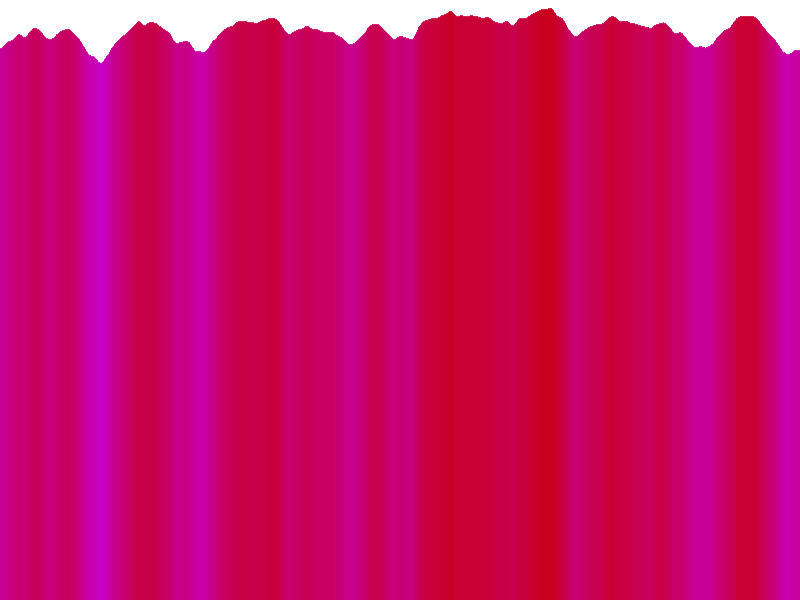
Frame 1 (no input)
Frame 60 (the mouse pressed at the canvas centre just before this capture): identical to frame 1, image omitted
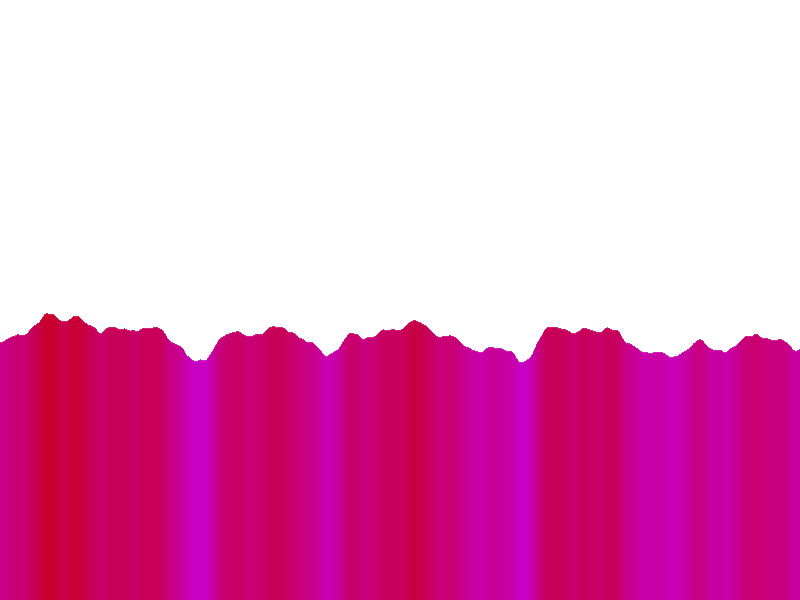
Frame 120 (the mouse held since frame 60 and released just before this capture)

The Processing sketch that drew these frames (run headless with seeded random() and noise(); from frame 60 on, the mouse is pressed at the canvas centre):

// Processing sketch: example_random_noise_y_04_website
// ── example_random_noise_y_04_website.pde
int x,y;

// Example from here:
// https://processing.org/reference/noise_.html

// Adjust this for jagged/smooth.
// Lower values are more smooth.
float noiseScale = 0.02;

void setup(){
 size(800,600);
 background(255);

}

void draw() {
  background(255);
  for (int x=0; x < width; x++) {
    float noiseVal = noise((mouseX+x)*noiseScale, 
                            mouseY*noiseScale);

    int blueChannel = (int)map(noiseVal,0,1,0,255);
    stroke(200,0,blueChannel);
    line(x, mouseY+noiseVal*80, x, height);
  }
}
